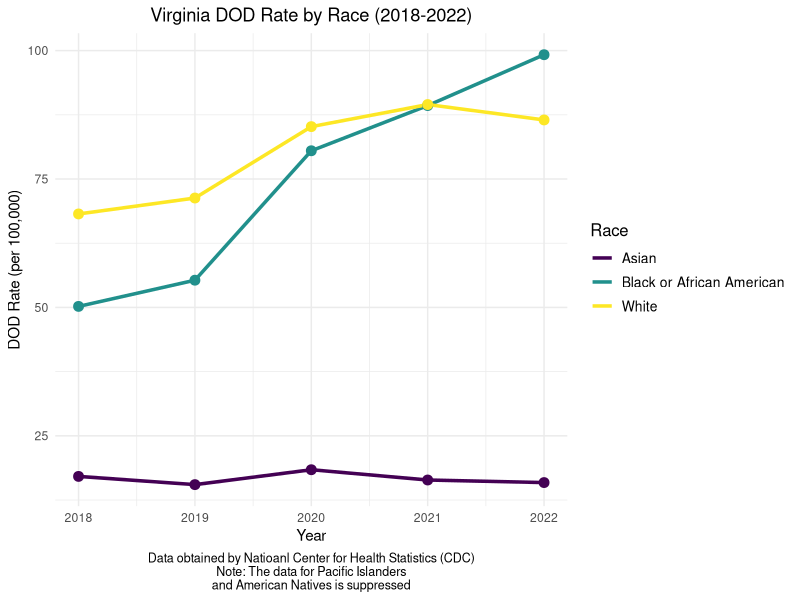

The R source for this figure:

# Load necessary libraries
library(dplyr)
library(tidyr)
library(ggplot2)
library(viridis)
library(here)

#Data Import
VA_DOD_RACE_1822<- read.csv(here("Data/raw_data/MCOD VA 1822", "VA.DOD.RACE.1822.txt"), sep = "\t", header = TRUE)

#Prepare data
VA_DOD_RACE_1822 <- VA_DOD_RACE_1822 %>%
  select(Year,Single.Race.6,Crude.Rate) %>%
  na.omit()


# Clean and preprocess the data
VA_DOD_RACE_1822_clean <- VA_DOD_RACE_1822 %>%
  filter(!Crude.Rate %in% c("Suppressed", "Unreliable")) %>% # Remove suppressed and unreliable values
  mutate(Crude.Rate = as.numeric(Crude.Rate),                # Convert Crude Rate to numeric
         Year = as.integer(Year))                            # Convert Year to integer

# Plotting the line graph
ggplot(VA_DOD_RACE_1822_clean, aes(x = Year, y = Crude.Rate, color = `Single.Race.6`)) +
  geom_line(size = 1.2) +
  geom_point(size = 3, show.legend = FALSE) +
  labs(title = "Virginia DOD Rate by Race (2018-2022)",
       x = "Year",
       y = "DOD Rate (per 100,000)",
       color = "Race",
       caption = "Data obtained by Natioanl Center for Health Statistics (CDC)\nNote: The data for Pacific Islanders
and American Natives is suppressed") +
  theme_minimal() +
  theme(plot.title = element_text(hjust = 0.5),
        legend.position = "right",
        legend.title = element_text(size = 12),
        legend.text = element_text(size = 10),
        plot.caption = element_text(hjust = 0.5, size = 9),
        guides(color = guide_legend(override.aes = list(shape = NA))))+
  scale_color_viridis(discrete = TRUE) 
